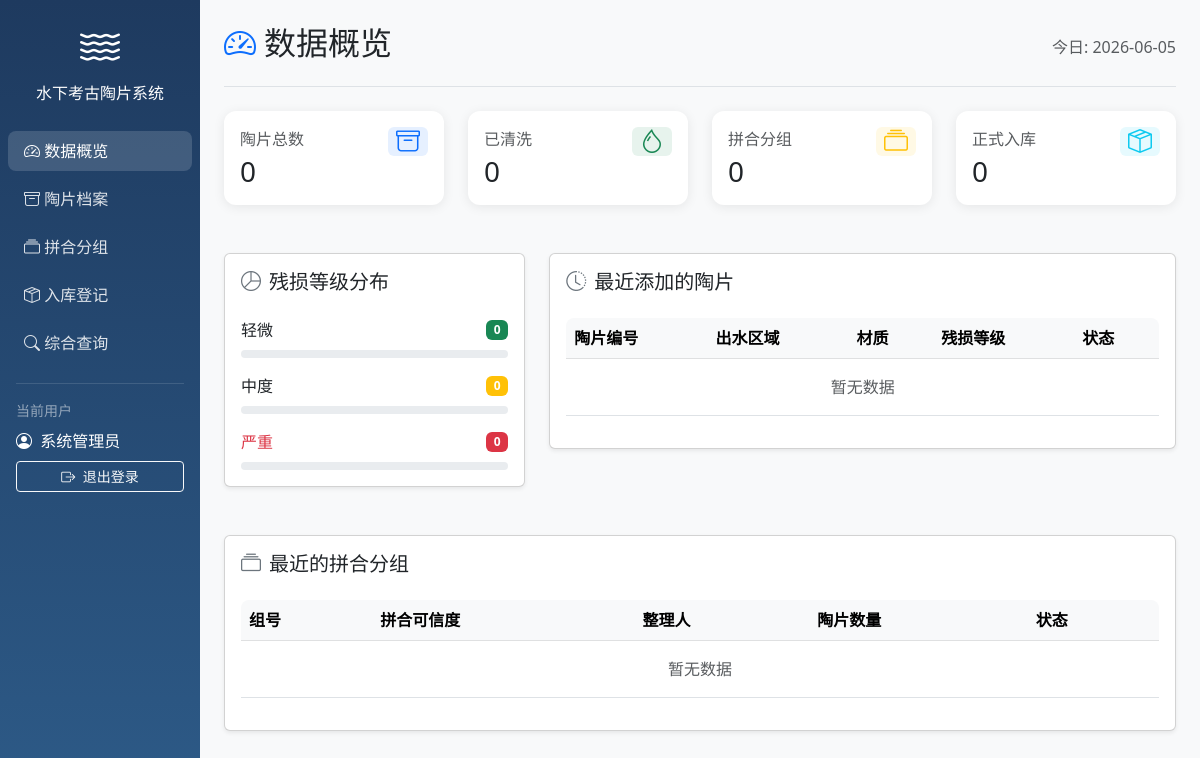
Page / (signed in) on the earlier database version.
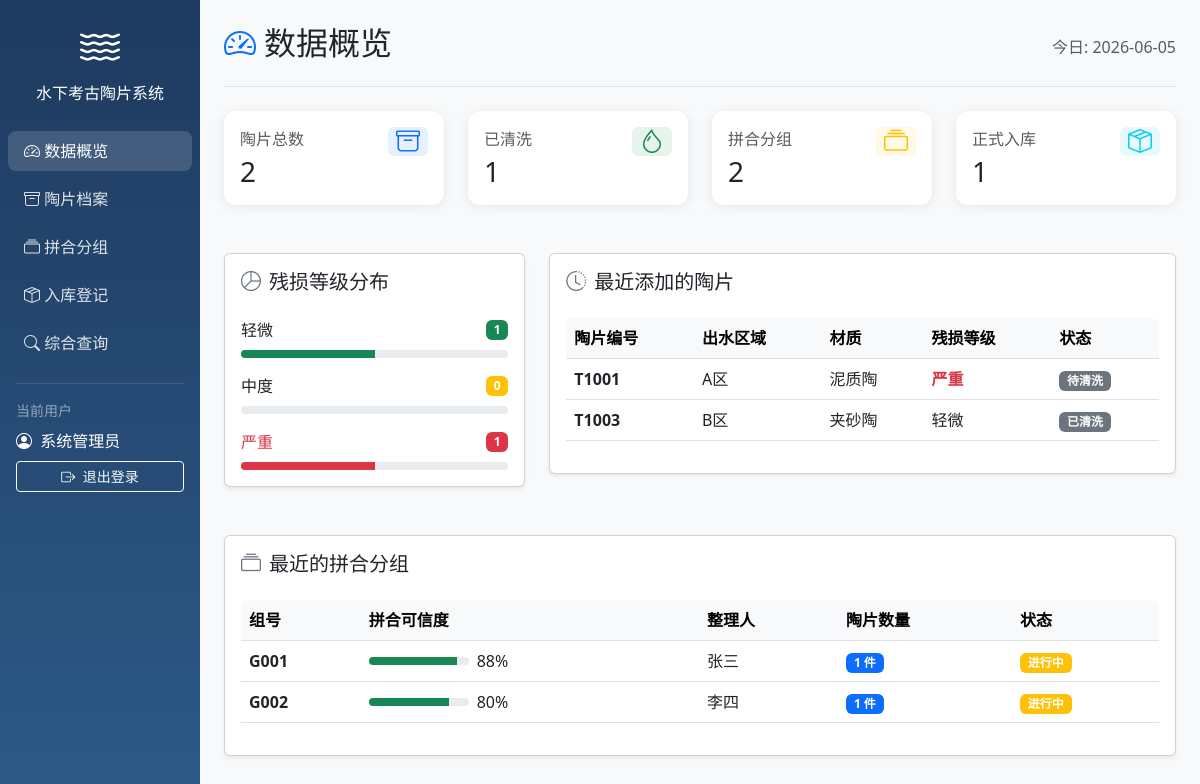
Same page on the later database version.
### models/models.py (models this page shows)
class Pottery(Base):
    __tablename__ = "potteries"
    id = Column(Integer, primary_key=True, index=True)
    pottery_number = Column(String, unique=True, index=True)
    water_area = Column(String)
    trench_number = Column(String)
    material = Column(String)
    decoration_description = Column(Text)
    damage_level = Column(String)
    current_status = Column(String)
    recovery_date = Column(Date)
    created_at = Column(DateTime(timezone=True), server_default=func.now())
    updated_at = Column(DateTime(timezone=True), onupdate=func.now())
    cleaning_records = relationship("CleaningRecord", back_populates="pottery")
    pottery_groups = relationship("PotteryGroupMember", back_populates="pottery")
    storage_record = relationship("StorageRecord", uselist=False, back_populates="pottery")

class PotteryGroup(Base):
    __tablename__ = "pottery_groups"
    id = Column(Integer, primary_key=True, index=True)
    group_number = Column(String, unique=True, index=True)
    confidence = Column(Integer)
    organizer = Column(String)
    notes = Column(Text)
    is_completed = Column(Boolean, default=False)
    created_at = Column(DateTime(timezone=True), server_default=func.now())
    members = relationship("PotteryGroupMember", back_populates="group", cascade="all, delete-orphan")

### main.py (the view)
@app.get("/", response_class=HTMLResponse)
async def dashboard(request: Request, current_user: User = Depends(get_current_user), db: Session = Depends(get_db)):
    total_potteries = db.query(Pottery).count()
    total_cleaned = db.query(Pottery).filter(Pottery.current_status == "已清洗").count()
    total_groups = db.query(PotteryGroup).count()
    total_stored = db.query(StorageRecord).filter(StorageRecord.is_official == True).count()
    recent_potteries = db.query(Pottery).order_by(Pottery.created_at.desc()).limit(5).all()
    recent_groups = db.query(PotteryGroup).order_by(PotteryGroup.created_at.desc()).limit(5).all()
    damage_stats = {
        "轻微": db.query(Pottery).filter(Pottery.damage_level == "轻微").count(),
        "中度": db.query(Pottery).filter(Pottery.damage_level == "中度").count(),
        "严重": db.query(Pottery).filter(Pottery.damage_level == "严重").count()
    }
    return templates.TemplateResponse("dashboard.html", {
        "request": request,
        "current_user": current_user,
        "total_potteries": total_potteries,
        "total_cleaned": total_cleaned,
        "total_groups": total_groups,
        "total_stored": total_stored,
        "recent_potteries": recent_potteries,
        "recent_groups": recent_groups,
        "damage_stats": damage_stats,
        "today": date.today().isoformat()
    })

### templates/dashboard.html (shortened to what the changed rows need)
{% extends "base.html" %}
{% block body %}
<div class="container-fluid">
    <div class="row">
        <main class="col-md-9 ms-sm-auto col-lg-10 px-md-4 main-content">
            <div class="d-flex justify-content-between flex-wrap flex-md-nowrap align-items-center pt-4 pb-3 mb-4 border-bottom">
                <h1 class="h2">
                    <i class="bi bi-speedometer2 text-primary me-2"></i>数据概览
                </h1>
            </div>
            <div class="row g-4 mb-5">
                <div class="col-sm-6 col-xl-3">
                    <div class="stat-card card h-100">
                        <div class="card-body">
                            <div class="d-flex align-items-start">
                                <div class="flex-grow-1">
                                    <p class="text-muted mb-1">陶片总数</p>
                                    <h3 class="mb-0">{{ total_potteries }}</h3>
                                </div>
                            </div>
                        </div>
                    </div>
                </div>
                <div class="col-sm-6 col-xl-3">
                    <div class="stat-card card h-100">
                        <div class="card-body">
                            <div class="d-flex align-items-start">
                                <div class="flex-grow-1">
                                    <p class="text-muted mb-1">已清洗</p>
                                    <h3 class="mb-0">{{ total_cleaned }}</h3>
                                </div>
                            </div>
                        </div>
                    </div>
                </div>
                <div class="col-sm-6 col-xl-3">
                    <div class="stat-card card h-100">
                        <div class="card-body">
                            <div class="d-flex align-items-start">
                                <div class="flex-grow-1">
                                    <p class="text-muted mb-1">拼合分组</p>
                                    <h3 class="mb-0">{{ total_groups }}</h3>
                                </div>
                            </div>
                        </div>
                    </div>
                </div>
                <div class="col-sm-6 col-xl-3">
                    <div class="stat-card card h-100">
                        <div class="card-body">
                            <div class="d-flex align-items-start">
                                <div class="flex-grow-1">
                                    <p class="text-muted mb-1">正式入库</p>
                                    <h3 class="mb-0">{{ total_stored }}</h3>
                                </div>
                            </div>
                        </div>
                    </div>
                </div>
            </div>
            <div class="row g-4 mb-5">
                <div class="col-md-4">
                    <div class="card shadow-sm">
                        <div class="card-body">
                            <div class="mb-3">
                                <div class="d-flex justify-content-between align-items-center mb-2">
                                    <span>轻微</span>
                                    <span class="badge bg-success">{{ damage_stats['轻微'] }}</span>
                                </div>
                                <div class="progress" style="height: 8px;">
                                    <div class="progress-bar bg-success" style="width: {{ (damage_stats['轻微'] / total_potteries * 100) if total_potteries > 0 else 0 }}%"></div>
                                </div>
                            </div>
                            <div>
                                <div class="d-flex justify-content-between align-items-center mb-2">
                                    <span class="text-danger">严重</span>
                                    <span class="badge bg-danger">{{ damage_stats['严重'] }}</span>
                                </div>
                                <div class="progress" style="height: 8px;">
                                    <div class="progress-bar bg-danger" style="width: {{ (damage_stats['严重'] / total_potteries * 100) if total_potteries > 0 else 0 }}%"></div>
                                </div>
                            </div>
                        </div>
                    </div>
                </div>
                <div class="col-md-8">
                    <div class="card shadow-sm">
                        <div class="card-body">
                            <div class="table-responsive">
                                <table class="table table-hover">
                                    <thead class="table-light">
                                        <tr>
                                            <th>陶片编号</th>
                                            <th>出水区域</th>
                                            <th>材质</th>
                                            <th>残损等级</th>
                                            <th>状态</th>
                                        </tr>
                                    </thead>
                                    <tbody>
                                        {% for p in recent_potteries %}
                                        <tr onclick="window.location='/potteries/{{ p.id }}'" style="cursor: pointer;">
                                            <td><strong>{{ p.pottery_number }}</strong></td>
                                            <td>{{ p.water_area }}</td>
                                            <td>{{ p.material }}</td>
                                            <td>
                                                {% if p.damage_level == '严重' %}
                                                <span class="damage-severe">{{ p.damage_level }}</span>
                                                {% else %}
                                                {{ p.damage_level }}
                                                {% endif %}
                                            </td>
                                            <td><span class="badge bg-secondary">{{ p.current_status }}</span></td>
                                        </tr>
                                        {% else %}
                                        <tr>
                                            <td colspan="5" class="text-center text-muted py-3">暂无数据</td>
                                        </tr>
                                        {% endfor %}
                                    </tbody>
                                </table>
                            </div>
                        </div>
                    </div>
                </div>
            </div>
            <div class="row">
                <div class="col-12">
                    <div class="card shadow-sm">
                        <div class="card-body">
                            <div class="table-responsive">
                                <table class="table table-hover">
                                    <thead class="table-light">
                                        <tr>
                                            <th>组号</th>
                                            <th>拼合可信度</th>
                                            <th>整理人</th>
                                            <th>陶片数量</th>
                                            <th>状态</th>
                                        </tr>
                                    </thead>
                                    <tbody>
                                        {% for g in recent_groups %}
                                        <tr onclick="window.location='/groups/{{ g.id }}'" style="cursor: pointer;">
                                            <td><strong>{{ g.group_number }}</strong></td>
                                            <td>
                                                <div class="d-flex align-items-center">
                                                    <div class="progress me-2" style="width: 100px; height: 8px;">
                                                        <div class="progress-bar {% if g.confidence >= 80 %}bg-success{% elif g.confidence >= 50 %}bg-warning{% else %}bg-danger{% endif %}" style="width: {{ g.confidence }}%"></div>
                                                    </div>
                                                    <span>{{ g.confidence }}%</span>
                                                </div>
                                            </td>
                                            <td>{{ g.organizer }}</td>
                                            <td><span class="badge bg-primary">{{ g.members|length }} 件</span></td>
                                            <td>
                                                {% if g.is_completed %}
                                                <span class="badge bg-success">已完成</span>
                                                {% else %}
                                                <span class="badge bg-warning">进行中</span>
                                                {% endif %}
                                            </td>
                                        </tr>
                                        {% else %}
                                        <tr>
                                            <td colspan="5" class="text-center text-muted py-3">暂无数据</td>
                                        </tr>
                                        {% endfor %}
                                    </tbody>
                                </table>
                            </div>
                        </div>
                    </div>
                </div>
            </div>
        </main>
    </div>
</div>
{% endblock %}

Differences in the rows shown:
added Pottery: pottery_number "T1001", water_area "A区", material "泥质陶", damage_level "严重", current_status "待清洗"
added Pottery: pottery_number "T1003", water_area "B区", material "夹砂陶", damage_level "轻微", current_status "已清洗"
added PotteryGroup: group_number "G001", confidence "88", organizer "张三", members|length "1", is_completed "进行中"
added PotteryGroup: group_number "G002", confidence "80", organizer "李四", members|length "1", is_completed "进行中"
Other differences:
{{ total_potteries }}: "0" → "2"
{{ total_cleaned }}: "0" → "1"
{{ total_groups }}: "0" → "2"
{{ total_stored }}: "0" → "1"
{{ damage_stats['轻微'] }}: "0" → "1"
{{ damage_stats['严重'] }}: "0" → "1"
text no longer shown: "暂无数据 暂无数据"
